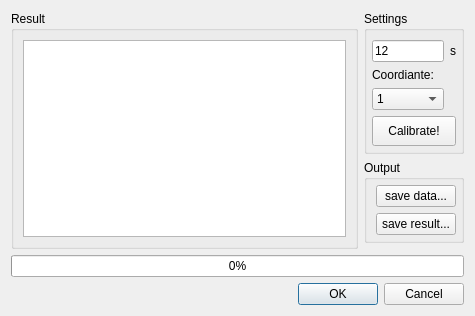
<?xml version="1.0" encoding="UTF-8"?>
<ui version="4.0">
 <class>DialogCalibrate</class>
 <widget class="QDialog" name="DialogCalibrate">
  <property name="geometry">
   <rect>
    <x>0</x>
    <y>0</y>
    <width>475</width>
    <height>316</height>
   </rect>
  </property>
  <property name="windowTitle">
   <string>Calibration</string>
  </property>
  <layout class="QGridLayout" name="gridLayout" columnstretch="5,1">
   <property name="sizeConstraint">
    <enum>QLayout::SetMinAndMaxSize</enum>
   </property>
   <item row="3" column="0" colspan="2">
    <widget class="QProgressBar" name="progressBar">
     <property name="value">
      <number>0</number>
     </property>
    </widget>
   </item>
   <item row="0" column="1">
    <widget class="QGroupBox" name="groupBox_2">
     <property name="title">
      <string>Settings</string>
     </property>
     <layout class="QGridLayout" name="gridLayout_2">
      <property name="leftMargin">
       <number>5</number>
      </property>
      <property name="rightMargin">
       <number>5</number>
      </property>
      <property name="bottomMargin">
       <number>5</number>
      </property>
      <item row="1" column="0">
       <widget class="QLabel" name="label_2">
        <property name="text">
         <string>Coordiante:</string>
        </property>
       </widget>
      </item>
      <item row="0" column="0">
       <widget class="QLineEdit" name="lineEditTime">
        <property name="inputMask">
         <string>D00</string>
        </property>
        <property name="text">
         <string>12</string>
        </property>
        <property name="maxLength">
         <number>3</number>
        </property>
       </widget>
      </item>
      <item row="0" column="1">
       <widget class="QLabel" name="label">
        <property name="text">
         <string>s</string>
        </property>
       </widget>
      </item>
      <item row="3" column="0" colspan="2">
       <widget class="QPushButton" name="pushButtonStartCalibrate">
        <property name="sizePolicy">
         <sizepolicy hsizetype="Minimum" vsizetype="Expanding">
          <horstretch>0</horstretch>
          <verstretch>0</verstretch>
         </sizepolicy>
        </property>
        <property name="text">
         <string>Calibrate!</string>
        </property>
       </widget>
      </item>
      <item row="2" column="0">
       <widget class="QComboBox" name="comboBoxM">
        <property name="currentIndex">
         <number>1</number>
        </property>
        <item>
         <property name="text">
          <string>0</string>
         </property>
        </item>
        <item>
         <property name="text">
          <string>1</string>
         </property>
        </item>
        <item>
         <property name="text">
          <string>2</string>
         </property>
        </item>
        <item>
         <property name="text">
          <string>3</string>
         </property>
        </item>
        <item>
         <property name="text">
          <string>4</string>
         </property>
        </item>
        <item>
         <property name="text">
          <string>5</string>
         </property>
        </item>
        <item>
         <property name="text">
          <string>6</string>
         </property>
        </item>
        <item>
         <property name="text">
          <string>7</string>
         </property>
        </item>
       </widget>
      </item>
     </layout>
    </widget>
   </item>
   <item row="4" column="0" colspan="2">
    <widget class="QDialogButtonBox" name="buttonBox">
     <property name="standardButtons">
      <set>QDialogButtonBox::Cancel|QDialogButtonBox::Ok</set>
     </property>
    </widget>
   </item>
   <item row="0" column="0" rowspan="3">
    <widget class="QGroupBox" name="groupBox">
     <property name="title">
      <string>Result</string>
     </property>
     <layout class="QGridLayout" name="gridLayout_3" rowstretch="0">
      <property name="sizeConstraint">
       <enum>QLayout::SetDefaultConstraint</enum>
      </property>
      <item row="0" column="0">
       <widget class="QPlainTextEdit" name="plainTextEditResult">
        <property name="font">
         <font>
          <family>Monospace</family>
         </font>
        </property>
        <property name="readOnly">
         <bool>true</bool>
        </property>
        <property name="plainText">
         <string/>
        </property>
       </widget>
      </item>
     </layout>
    </widget>
   </item>
   <item row="1" column="1">
    <widget class="QGroupBox" name="groupBox_3">
     <property name="title">
      <string>Output</string>
     </property>
     <layout class="QVBoxLayout" name="verticalLayout">
      <property name="topMargin">
       <number>5</number>
      </property>
      <property name="rightMargin">
       <number>5</number>
      </property>
      <property name="bottomMargin">
       <number>5</number>
      </property>
      <item>
       <widget class="QPushButton" name="pushButtonData">
        <property name="text">
         <string>save data...</string>
        </property>
       </widget>
      </item>
      <item>
       <widget class="QPushButton" name="pushButton">
        <property name="text">
         <string>save result...</string>
        </property>
       </widget>
      </item>
     </layout>
    </widget>
   </item>
  </layout>
 </widget>
 <resources/>
 <connections>
  <connection>
   <sender>buttonBox</sender>
   <signal>accepted()</signal>
   <receiver>DialogCalibrate</receiver>
   <slot>accept()</slot>
   <hints>
    <hint type="sourcelabel">
     <x>248</x>
     <y>254</y>
    </hint>
    <hint type="destinationlabel">
     <x>157</x>
     <y>274</y>
    </hint>
   </hints>
  </connection>
  <connection>
   <sender>buttonBox</sender>
   <signal>rejected()</signal>
   <receiver>DialogCalibrate</receiver>
   <slot>reject()</slot>
   <hints>
    <hint type="sourcelabel">
     <x>316</x>
     <y>260</y>
    </hint>
    <hint type="destinationlabel">
     <x>286</x>
     <y>274</y>
    </hint>
   </hints>
  </connection>
 </connections>
</ui>
